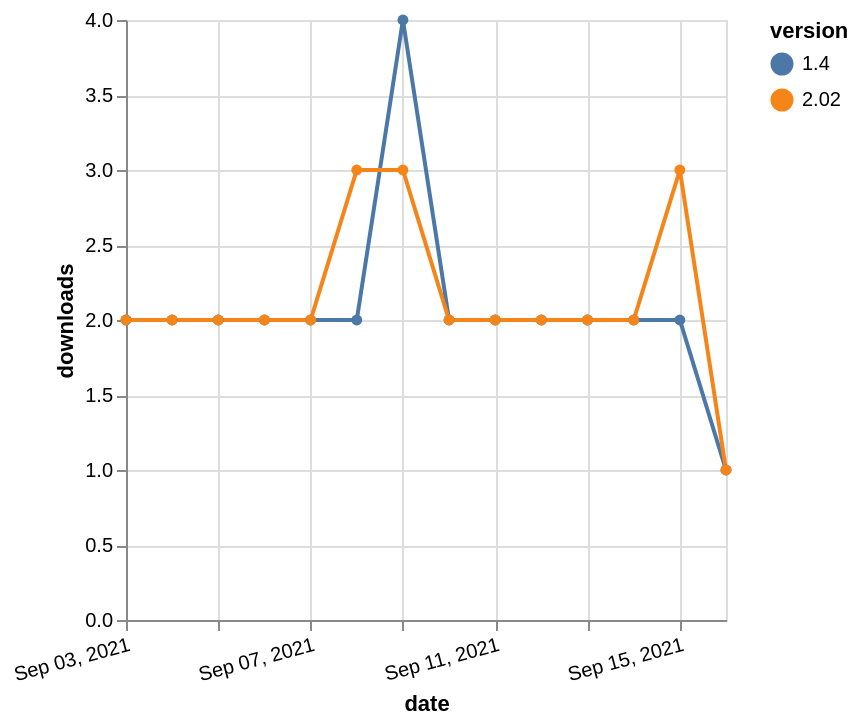

The Vega-Lite source for this figure:
### Vega-Lite specification from a JSON file in a GitHub repository (floating-point values rounded to 4 significant figures)
{"$schema": "https://vega.github.io/schema/vega-lite/v5.json", "description": "A simple bar chart with embedded data.", "data": {"values": [{"date": "2021-09-03", "total": 3358, "delta": 2, "version": "1.4"}, {"date": "2021-09-04", "total": 3360, "delta": 2, "version": "1.4"}, {"date": "2021-09-05", "total": 3362, "delta": 2, "version": "1.4"}, {"date": "2021-09-06", "total": 3364, "delta": 2, "version": "1.4"}, {"date": "2021-09-07", "total": 3366, "delta": 2, "version": "1.4"}, {"date": "2021-09-08", "total": 3368, "delta": 2, "version": "1.4"}, {"date": "2021-09-09", "total": 3372, "delta": 4, "version": "1.4"}, {"date": "2021-09-10", "total": 3374, "delta": 2, "version": "1.4"}, {"date": "2021-09-11", "total": 3376, "delta": 2, "version": "1.4"}, {"date": "2021-09-12", "total": 3378, "delta": 2, "version": "1.4"}, {"date": "2021-09-13", "total": 3380, "delta": 2, "version": "1.4"}, {"date": "2021-09-14", "total": 3382, "delta": 2, "version": "1.4"}, {"date": "2021-09-15", "total": 3384, "delta": 2, "version": "1.4"}, {"date": "2021-09-16", "total": 3385, "delta": 1, "version": "1.4"}, {"date": "2021-09-03", "total": 2223, "delta": 2, "version": "2.02"}, {"date": "2021-09-04", "total": 2225, "delta": 2, "version": "2.02"}, {"date": "2021-09-05", "total": 2227, "delta": 2, "version": "2.02"}, {"date": "2021-09-06", "total": 2229, "delta": 2, "version": "2.02"}, {"date": "2021-09-07", "total": 2231, "delta": 2, "version": "2.02"}, {"date": "2021-09-08", "total": 2234, "delta": 3, "version": "2.02"}, {"date": "2021-09-09", "total": 2237, "delta": 3, "version": "2.02"}, {"date": "2021-09-10", "total": 2239, "delta": 2, "version": "2.02"}, {"date": "2021-09-11", "total": 2241, "delta": 2, "version": "2.02"}, {"date": "2021-09-12", "total": 2243, "delta": 2, "version": "2.02"}, {"date": "2021-09-13", "total": 2245, "delta": 2, "version": "2.02"}, {"date": "2021-09-14", "total": 2247, "delta": 2, "version": "2.02"}, {"date": "2021-09-15", "total": 2250, "delta": 3, "version": "2.02"}, {"date": "2021-09-16", "total": 2251, "delta": 1, "version": "2.02"}]}, "width": "container", "mark": {"type": "line", "point": {"filled": true}}, "encoding": {"x": {"field": "date", "type": "temporal", "timeUnit": "yearmonthdate", "title": "date", "axis": {"labelAngle": -15}}, "y": {"field": "delta", "type": "quantitative", "title": "downloads"}, "color": {"field": "version", "type": "nominal"}, "tooltip": {"field": "delta"}}}
